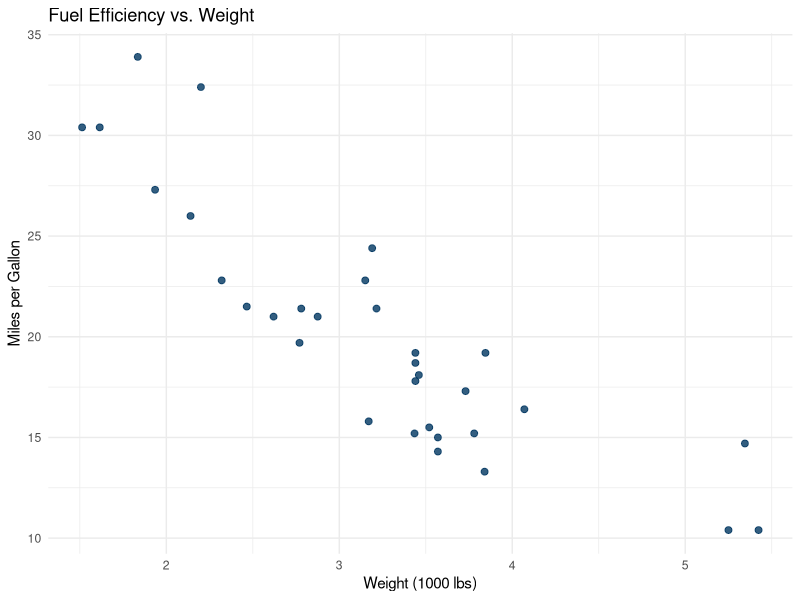
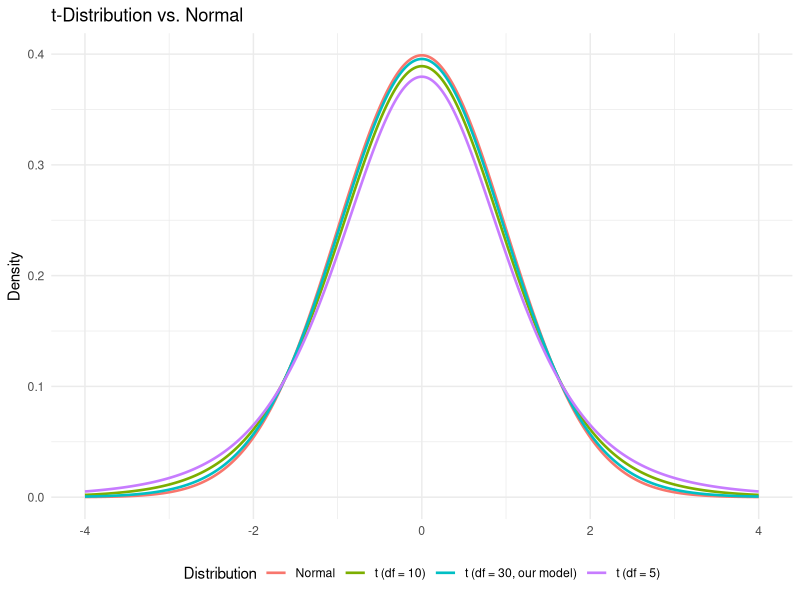

Reproduce these figures in R, in order. (Note: this script raises an error after producing the figures.)
## ---- chunk 1
library(tidyverse)
library(knitr)
## ---- chunk 2
glimpse(mtcars)
## ---- chunk 3
ggplot(mtcars, aes(x = wt, y = mpg)) +
  geom_point(color = "#003660", alpha = 0.8, size = 2) +
  labs(
    title = "Fuel Efficiency vs. Weight",
    x     = "Weight (1000 lbs)",
    y     = "Miles per Gallon"
  ) +
  theme_minimal()
## ---- chunk 4
fit <- lm(mpg ~ wt, data = mtcars)
summary(fit)
## ---- chunk 5
n      <- nrow(mtcars)
b0     <- coef(fit)["(Intercept)"]
b1     <- coef(fit)["wt"]
x      <- mtcars$wt
x_bar  <- mean(x)
RSS    <- sum(residuals(fit)^2)
Sxx    <- sum((x - x_bar)^2)
MSE    <- RSS / (n - 2)
## ---- chunk 6
sigma2_OLS <- RSS / (n - 2)
sigma2_MLE <- RSS / n

data.frame(
  Estimator = c("OLS (unbiased)", "MLE (biased)"),
  Formula   = c("RSS / (n - 2)", "RSS / n"),
  Value     = round(c(sigma2_OLS, sigma2_MLE), 3)
) |>
  kable(align = "llr", caption = "Comparing OLS and MLE estimates of σ²")
## ---- chunk 7
x_vals <- seq(-4, 4, length.out = 500)

df_dist <- data.frame(
  x    = rep(x_vals, 4),
  y    = c(dnorm(x_vals),
           dt(x_vals, df = 5),
           dt(x_vals, df = 10),
           dt(x_vals, df = n - 2)),
  dist = rep(c("Normal", "t (df = 5)", "t (df = 10)",
               paste0("t (df = ", n - 2, ", our model)")),
             each = 500)
)

ggplot(df_dist, aes(x = x, y = y, color = dist)) +
  geom_line(linewidth = 0.9) +
  labs(title = "t-Distribution vs. Normal",
       x = NULL, y = "Density", color = "Distribution") +
  theme_minimal() +
  theme(legend.position = "bottom")
## ---- chunk 8
# 95% CI critical value  (alpha = 0.05, two-sided -> upper tail = 0.025)
t_crit_95 <- qt(0.975, df = n - 2)
t_crit_95

# 99% CI critical value
t_crit_99 <- qt(0.995, df = n - 2)
t_crit_99

# One-sided critical value (alpha = 0.05, upper tail = 0.05)
t_crit_one <- qt(0.95, df = n - 2)
t_crit_one
## ---- chunk 9
se_b1 <- sqrt(MSE / Sxx)
se_b0 <- sqrt(MSE * (1/n + x_bar^2 / Sxx))

cat("SE(β̂₁):", round(se_b1, 4), "\n")
cat("SE(β̂₀):", round(se_b0, 4), "\n")
## ---- chunk 10
CI_b1_95 <- c(b1 - t_crit_95 * se_b1,  b1 + t_crit_95 * se_b1)
CI_b0_95 <- c(b0 - t_crit_95 * se_b0,  b0 + t_crit_95 * se_b0)

cat("95% CI for β₁: (", round(CI_b1_95[1], 3), ",", round(CI_b1_95[2], 3), ")\n")
cat("95% CI for β₀: (", round(CI_b0_95[1], 3), ",", round(CI_b0_95[2], 3), ")\n")
## ---- chunk 11
confint(fit, level = 0.95)
## ---- chunk 12
# TODO: replace NULL with qt(...)
t_crit_90 <- NULL

# TODO: replace NULL with c(b1 - ..., b1 + ...)
CI_b1_90 <- NULL
## ---- chunk 13
cat("90% CI for β₁: (", round(CI_b1_90[1], 3), ",", round(CI_b1_90[2], 3), ")\n")
## ---- chunk 14
t_star_b1 <- b1 / se_b1
t_star_b1

# Two-sided p-value
p_val_b1 <- 2 * pt(abs(t_star_b1), df = n - 2, lower.tail = FALSE)
p_val_b1
## ---- chunk 15
summary(fit)$coefficients
## ---- chunk 16
t_crit_left <- -qt(0.95, df = n - 2)

cat("Test statistic t*   =", round(t_star_b1, 4), "\n")
cat("Critical value      =", round(t_crit_left, 4), "\n")
cat("Reject H0?", t_star_b1 < t_crit_left, "\n")

# One-sided p-value
p_val_left <- pt(t_star_b1, df = n - 2, lower.tail = TRUE)
p_val_left
## ---- chunk 17
beta10 <- -6

# TODO: replace NULL with (b1 - beta10) / se_b1
t_star_nz <- NULL

# TODO: replace NULL with 2 * pt(...)
p_val_nz <- NULL
## ---- chunk 18
cat("Test statistic:", round(t_star_nz, 4), "\n")
cat("p-value:       ", round(p_val_nz, 4), "\n")
